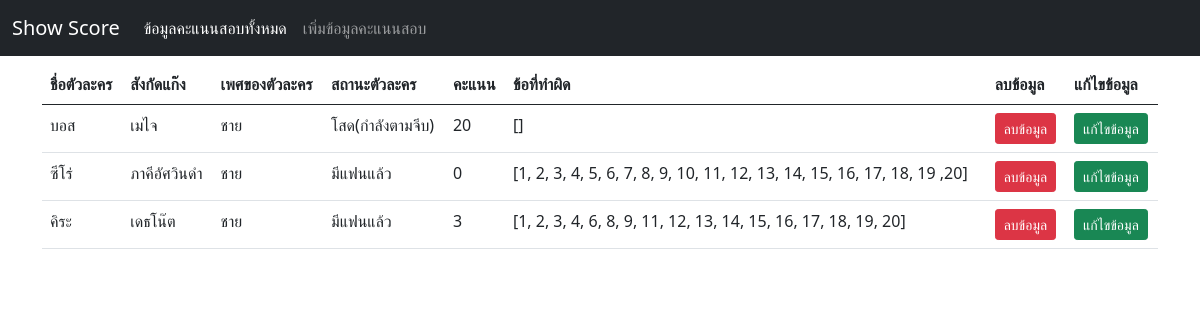
Before: / with the older database file.
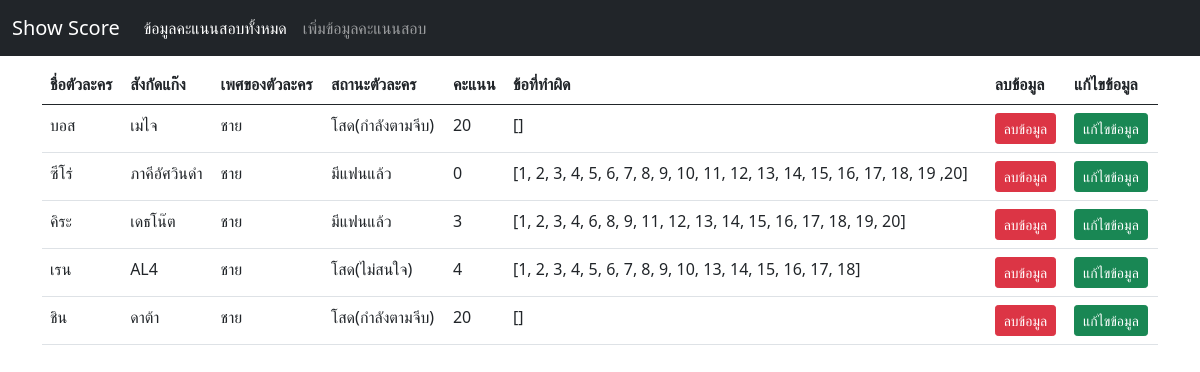
After: the same page with the newer database file.
### app.py (models this page shows)
class Statement(database.Model):
    name = database.Column(database.String(50), primary_key=True)
    team = database.Column(database.String(50), nullable=False)
    sex = database.Column(database.String(50), nullable=False)
    love = database.Column(database.String(50), nullable=False)
    score = database.Column(database.String(50), nullable=False)
    lost = database.Column(database.String(50), nullable=False)

### app.py (the view)
@app.route("/")
def showData():
    statements = Statement.query.all()
    return render_template("statements.html", statements=statements)

### templates/statements.html
{% extends "layout.html" %}
{% block body %}
    <div class="container my-2">
        <table class="table table-hover">
            <thead>
                <tr>
                    <th>ชื่อตัวละคร</th>
                    <th>สังกัดแก๊ง</th>
                    <th>เพศของตัวละคร</th>
                    <th>สถานะตัวละคร</th>
                    <th>คะแนน</th>
                    <th>ข้อที่ทำผิด</th>
                    <th>ลบข้อมูล</th>
                    <th>แก้ไขข้อมูล</th>
                </tr>
            </thead>
            <tbody>
                {% for item in statements %}
                <tr>
                    <td>{{item.name}}</td>
                    <td>{{item.team}}</td>
                    <td>{{item.sex}}</td>
                    <td>{{item.love}}</td>
                    <td>{{item.score}}</td>
                    <td>{{item.lost}}</td>
                    <td>
                        <a href="/delete/{{item.name}}" class="btn btn-sm btn-danger">ลบข้อมูล</a>
                    </td>
                    <td>
                        <a href="/edit/{{item.name}}" class="btn btn-sm btn-success">แก้ไขข้อมูล</a>
                    </td>
                </tr>
                {% endfor %}
            </tbody>
        </table>
    </div>
{% endblock %}

### templates/layout.html (shortened to what this page needs)
<!DOCTYPE html>
<html lang="en">
<head>
    <link href="https://cdn.jsdelivr.net/npm/bootstrap@5.0.2/dist/css/bootstrap.min.css" rel="stylesheet">
</head>
<body>
    <nav class="navbar navbar-expand-lg navbar-dark bg-dark">
        <div class="container-fluid">
          <a class="navbar-brand" href="/">Show Score</a>
          <div class="collapse navbar-collapse" id="navbarNav">
            <ul class="navbar-nav">
              <li class="nav-item">
                <a class="nav-link active" href="/">ข้อมูลคะแนนสอบทั้งหมด</a>
              </li>
              <li class="nav-item">
                <a class="nav-link" href="/addForm">เพิ่มข้อมูลคะแนนสอบ</a>
              </li>
            </ul>
          </div>
        </div>
      </nav>
    {% block body %}
    {% endblock %}
</body>
</html>

Changed rows visible on the page:
added Statement: name "เรน", team "AL4", sex "ชาย", love "โสด(ไม่สนใจ)", score "4", lost "[1, 2, 3, 4, 5, 6, 7, 8, 9, 10, 13, 14, 15, 16, 17, 18]"
added Statement: name "ชิน", team "ดาต้า", sex "ชาย", love "โสด(กำลังตามจีบ)", score "20", lost "[]"
